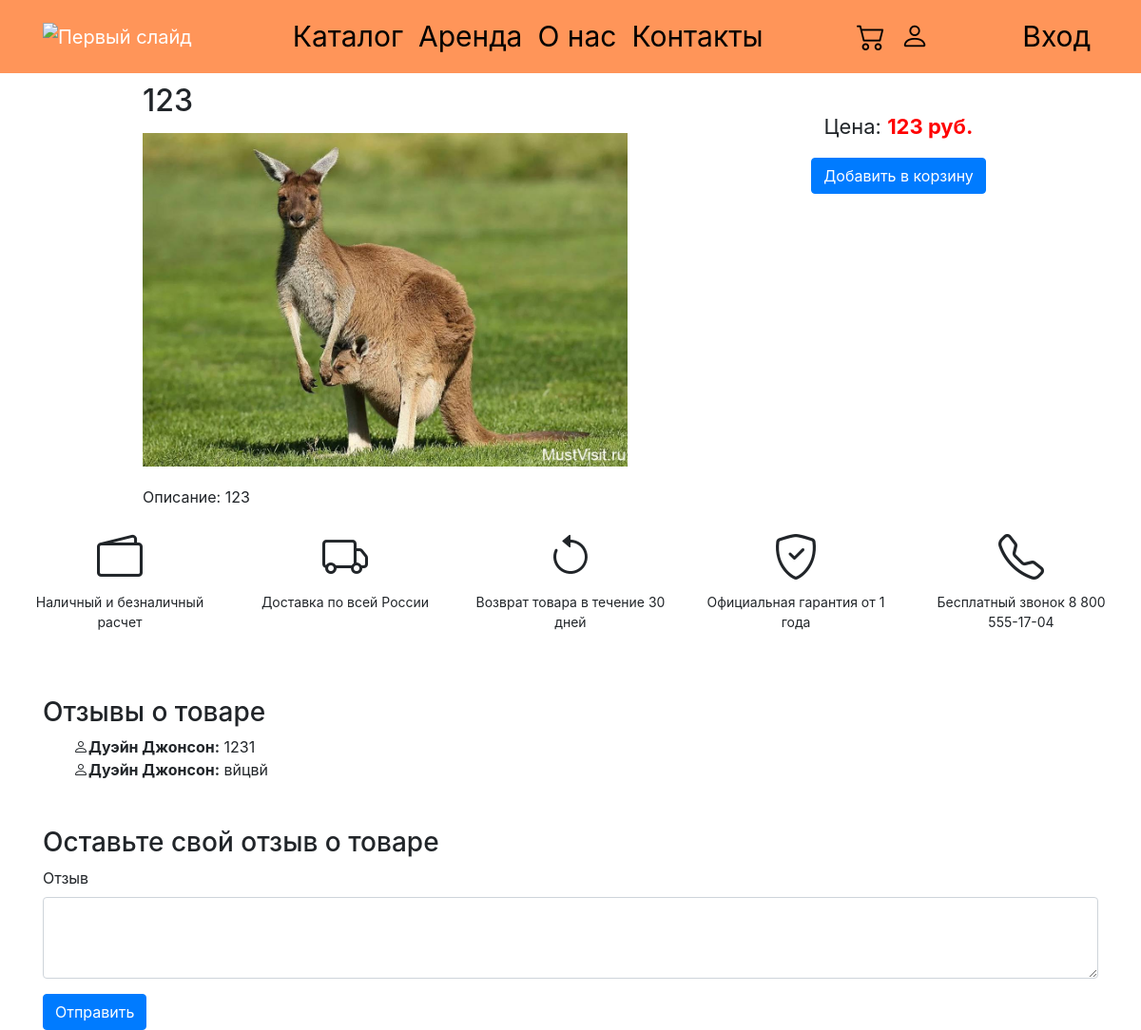
The page /product_details.php?id=19 on the database its author committed.
### tables this page shows
CREATE TABLE `products` (
  `id` int(255) NOT NULL,
  `name` varchar(500) DEFAULT NULL,
  `description` varchar(255) DEFAULT NULL,
  `price` varchar(500) DEFAULT NULL,
  `category_id` varchar(255) NOT NULL,
  `brand_id` varchar(255) NOT NULL,
  `img` text DEFAULT NULL
);

CREATE TABLE `comments` (
  `id` int(255) NOT NULL,
  `product_id` int(255) DEFAULT NULL,
  `user_id` varchar(255) DEFAULT NULL,
  `comment_text` text DEFAULT NULL,
  `created_at` timestamp(6) NOT NULL DEFAULT current_timestamp(6) ON UPDATE current_timestamp(6)
);

CREATE TABLE `users` (
  `id` int(255) NOT NULL,
  `login` varchar(500) DEFAULT NULL,
  `email` varchar(255) DEFAULT NULL,
  `password` varchar(500) DEFAULT NULL,
  `role` varchar(255) DEFAULT NULL,
  `avatar` varchar(500) DEFAULT NULL
);

### product_details.php (the view, shortened to what this page needs)
<!DOCTYPE html>
<html lang="en">
<head>
    <link rel="stylesheet" type="text/css" href="assets/css/cont.css">
    <link href="https://cdn.jsdelivr.net/npm/bootstrap@5.3.2/dist/css/bootstrap.min.css" rel="stylesheet">
    <link href="https://stackpath.bootstrapcdn.com/bootstrap/4.5.2/css/bootstrap.min.css" rel="stylesheet">
<link href="https://stackpath.bootstrapcdn.com/bootstrap/4.5.2/css/bootstrap.min.css" rel="stylesheet">
<link href="https://cdn.jsdelivr.net/npm/bootstrap-icons@1.7.2/font/bootstrap-icons.css" rel="stylesheet">
</head>
<body>
<nav class="navbar navbar-expand-lg navbar-dark">
  <div class="container">
    <a class="navbar-brand" href="/ИС-4 Ханахян А.А/diploma/main.php"><img class="d-block w-100" src="uploads/Logotip.png" alt="Первый слайд"></a>
    <div class="collapse navbar-collapse" id="navbarNav">
      <ul class="navbar-nav ml-auto">
        <li class="nav-item">
          <a class="nav-link" href="#">Каталог</a>
        </li>
        <li class="nav-item">
          <a class="nav-link" href="#">Аренда</a>
        </li>
        <li class="nav-item">
          <a class="nav-link" href="/ИС-4 Ханахян А.А/diploma/about Us.php">О нас</a>
        </li>
        <li class="nav-item">
          <a class="nav-link" href="/ИС-4 Ханахян А.А/diploma/contacts.php">Контакты</a>
        </li>
      </ul>
      <ul class="navbar-nav ml-auto">
        <li class="nav-item">
          <a class="nav-link" href="/ИС-4 Ханахян А.А/diploma/cart.php"><i class="bi bi-cart2"></i></a>
        </li>
        <li class="nav-item">
          <a class="nav-link" href="#"><i class="bi bi-person"></i></a>
        </li>
      </ul>
      <ul class="navbar-nav ml-auto">
        <li class="nav-item">
          <a class="nav-link" href="/ИС-4 Ханахян А.А/diploma/login.php">Вход</a>
        </li>
      </ul>
    </div>
  </div>
</nav>
<?php
$link = mysqli_connect("localhost", "root", "", "vel");
$product_id = $_GET['id'];
$sql = "SELECT * FROM products WHERE id = '$product_id'";
$result = mysqli_query($link, $sql);
if (mysqli_num_rows($result) > 0) {
  $row = mysqli_fetch_assoc($result);
  echo "<div class='container1' style='display: flex; margin-left: 150px; margin-top: 10px;'>";
  echo "<div class='row'>";
  echo "<div class='col-md-6'>";
  echo "<h2>{$row['name']}</h2>";
  echo "<img style='display: flex; margin-top: 15px;' src='{$row['img']}' alt='{$row['name']}' class='img-fluid' style='width: 600px; height: 389px;'>";
  echo "<p style='display: flex; margin-top: 20px;'>Описание: {$row['description']}</p>";
  echo "</div>";
  echo "<div class='col-md-6' style='margin-top: 30px; text-align: center;'>";
  echo "<p style='font-size: 22px;'>Цена: <span class='price'>{$row['price']} руб.</span></p>";
  echo "<form method='post' action='add_to_cart.php'>";
  echo "<button type='submit' class='btn btn-primary'>Добавить в корзину</button>";
  echo "</form>";
  echo "</div>";
  echo "</div>";
  echo "</div>";
} else {
  echo "Товар не найден.";
}
$sql_comments = "SELECT comments.comment_text, users.login FROM comments JOIN users ON comments.user_id = users.id WHERE comments.product_id = '$product_id'";
$result_comments = mysqli_query($link, $sql_comments);
?>
<div class="wrapper_inner">
    <div class="tizers_block">
        <div id="bx_1373509569_410" class="item">
                <div class="img"><i class="bi bi-wallet2"></i></div>
                <div class="title">Наличный и безналичный расчет</div>
        </div>
        <div id="bx_1373509569_411" class="item">
                <div class="img"><i class="bi bi-truck"></i></div>
                <div class="title">Доставка по всей России</div>
        </div>
        <div id="bx_1373509569_412" class="item">
            <div class="img"><i class="bi bi-arrow-counterclockwise"></i></div>
            <div class="title">Возврат товара в течение 30 дней</div>
        </div>
        <div id="bx_1373509569_413" class="item">
                <div class="img"><i class="bi bi-shield-check"></i></div>
                <div class="title">Официальная гарантия от 1 года</div>
        </div>
        <div id="bx_1373509569_414" class="item">
                <div class="img"><i class="bi bi-telephone"></i></div>
                <div class="title">Бесплатный звонок 8 800 555-17-04</div>
        </div>
    </div>
</div>
<?php
echo "<div class='container mt-5'>";
echo "<h3>Отзывы о товаре</h3>";
echo "<ul>";
while ($comment_row = mysqli_fetch_assoc($result_comments)) {
  echo "<i class='bi bi-person'></i><b>{$comment_row['login']}:</b> {$comment_row['comment_text']}<br>";
}
echo "</ul>";
echo "</div>";?>
<div class="container mt-5">
    <h3>Оставьте свой отзыв о товаре</h3>
    <form id="comment_form" action="comments.php" method="post">
        <div class="form-group">
            <label for="comment_text">Отзыв</label>
            <textarea class="form-control" id="comment_text" name="comment_text" rows="3"></textarea>
        </div>
        <button type="submit" class="btn btn-primary">Отправить</button>
    </form>
</div>
</body>
</html>

### product_details.php (style rules this page uses)
.navbar { background-color: #FF9559; }
.navbar .nav-link { color: #000000 !important; font-size: 30px !important; width: 100% !important; text-align: center }
.price { font-weight: bold; color: #ff0000; }
.wrapper_inner { justify-content: center; align-items: center; }
.tizers_block { display: flex; flex-wrap: wrap; justify-content: space-between; max-width: 100%; padding: 0 20px; box-sizing: border-box; }
.tizers_block .item { width: calc(20% - 20px); margin-bottom: 20px; display: flex; flex-direction: column; align-items: center; text-align: center; }
.tizers_block .item .img i { font-size: 48px; width: 48px; height: 36px; margin-bottom: 10px; }
.tizers_block .item .title { font-size: 14px; }

### rows shown on the page
products: name "123", img (picture), description "123", price "123"
comments: user.login "Дуэйн Джонсон", comment_text "1231"
comments: user.login "Дуэйн Джонсон", comment_text "вйцвй"
